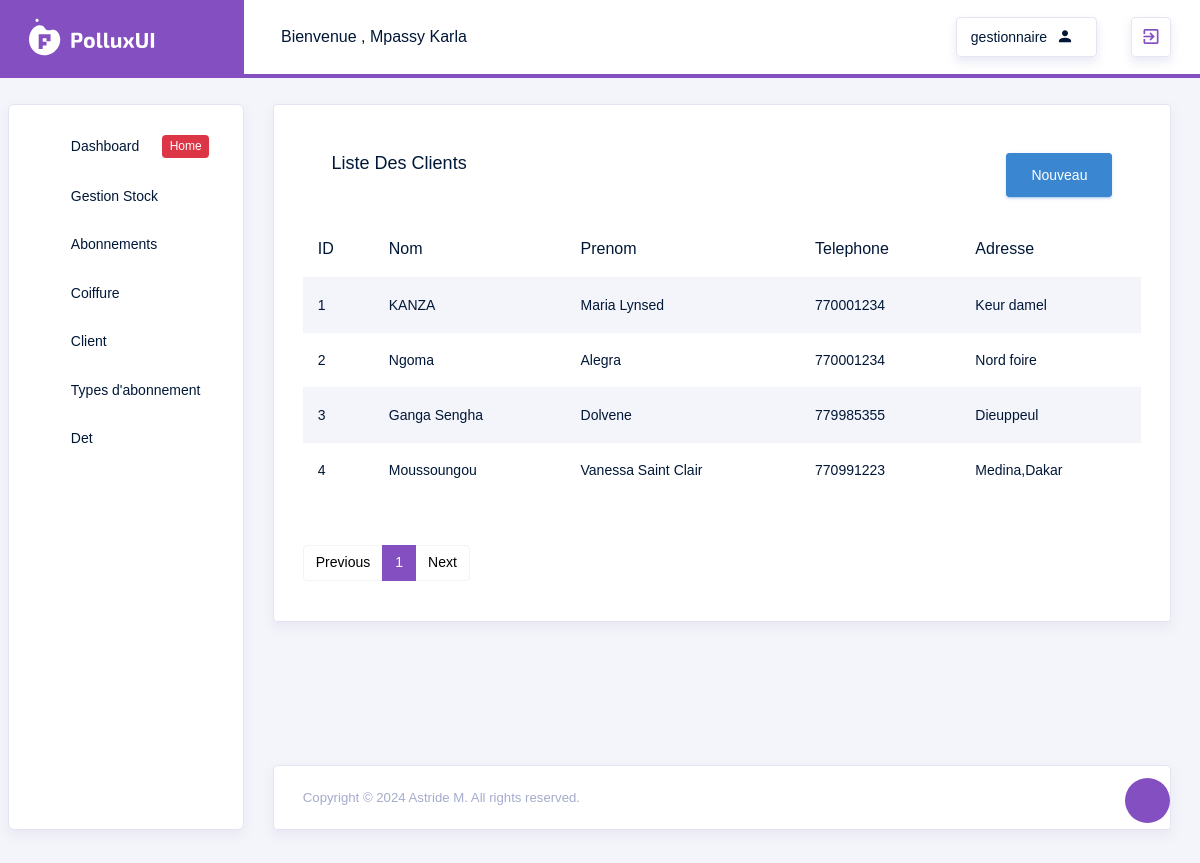
The app's page /Client/List (signed in) with its own data.
### src/models.py (models this page shows, shortened)
class User(db.Model, UserMixin):
    id = db.Column(db.Integer, primary_key=True, autoincrement=True)
    login = db.Column(db.String(100), unique=True, nullable=False)
    password = db.Column(db.String(128), nullable=False)
    nom = db.Column(db.String(100), nullable=False)
    prenom = db.Column(db.String(100), nullable=False)
    telephone = db.Column(db.String(100), nullable=False)
    adresse = db.Column(db.String(250), nullable=False)
    role_id = db.Column(db.Integer, db.ForeignKey('role.id'), nullable=False)
    role = db.relationship('Role', backref=db.backref('users', lazy=True))

class Role(db.Model):
    id = db.Column(db.Integer, primary_key=True, autoincrement=True)
    name = db.Column(db.String(50), unique=True, nullable=False)

class Client(db.Model):
    id = db.Column(db.Integer, primary_key=True, autoincrement=True)
    nom = db.Column(db.String(100), nullable=False)
    prenom = db.Column(db.String(100), nullable=False)
    telephone = db.Column(db.String(100), nullable=False)
    adresse = db.Column(db.String(250), nullable=False)

### src/routes/gestionnaire_routes.py (the view)
@app.route('/Client/List')
@login_required
def ListClient():
    page = request.args.get('page', 1, type=int)  # Récupérer le numéro de page depuis les paramètres de requête, par défaut 1
    clients = Client.query.paginate(page=page, per_page=10)  # Paginer les résultats, 10 éléments par page
    return render_template('gestionnaire/client/ListClient.html', clients=clients)

### src/routes/auth_routes.py (called while the page is built)
@login_manager.user_loader
def load_user(user_id):
        return User.query.get(int(user_id))

### src/templates/gestionnaire/client/ListClient.html (shortened to what this page needs)
{% extends "layouts/base.html" %}
{% block content %}
<div class="row">
    <div class="col-md-12">
        <div class="card">
            <div class="card-body">
                <div class="card-body d-flex align-items-center">
                    <h4 class="card-title flex-grow-1">Liste des clients</h4>
                    <a href="{{ url_for('AddClient') }}" class="btn btn-info ml-auto">Nouveau</a>
                </div>
                <div class="table-responsive mb-5">
                    <table class="table table-hover table-striped">
                        <thead>
                            <tr>
                                <th>ID</th>
                                <th>Nom</th>
                                <th>Prenom</th>
                                <th>Telephone</th>
                                <th>Adresse</th>
                            </tr>
                        </thead>
                        <tbody>
                            {% for client in clients %}
                            <tr>
                                <td>{{ client.id }}</td>
                                <td>{{ client.nom }}</td>
                                <td>{{ client.prenom }}</td>
                                <td>{{ client.telephone }}</td>
                                <td>{{ client.adresse }}</td>
                            </tr>
                            {% endfor %}
                        </tbody>
                    </table>
                </div>
                 <nav aria-label="Page navigation example mt-4">
                    <ul class="pagination">
                      {% if clients.has_prev %}
                        <li class="page-item"><a class="page-link" href="{{ url_for('ListClient', page=clients.prev_num) }}">Previous</a></li>
                      {% else %}
                        <li class="page-item disabled"><span class="page-link">Previous</span></li>
                      {% endif %}
                      {% for page_num in clients.iter_pages() %}
                        {% if page_num %}
                          {% if clients.page == page_num %}
                            <li class="page-item active" aria-current="page"><span class="page-link">{{ page_num }}</span></li>
                          {% else %}
                            <li class="page-item"><a class="page-link" href="{{ url_for('ListClient', page=page_num) }}">{{ page_num }}</a></li>
                          {% endif %}
                        {% else %}
                          <li class="page-item disabled"><span class="page-link">...</span></li>
                        {% endif %}
                      {% endfor %}
                      {% if clients.has_next %}
                        <li class="page-item"><a class="page-link" href="{{ url_for('ListClient', page=clients.next_num) }}">Next</a></li>
                      {% else %}
                        <li class="page-item disabled"><span class="page-link">Next</span></li>
                      {% endif %}
                    </ul>
                </nav>
            </div>
        </div>
    </div>
</div>
{% endblock %}

### src/templates/layouts/base.html (shortened to what this page needs)
<!DOCTYPE html>
<html lang="en">
<head>
  <link rel="stylesheet" href="https://cdn.jsdelivr.net/npm/bootstrap@4.6.2/dist/css/bootstrap.min.css">
    <link rel="stylesheet" href="{{ url_for('static', filename='template/vendors/typicons/typicons.css') }}">
    <link rel="stylesheet" href="{{ url_for('static', filename='template/vendors/css/vendor.bundle.base.css') }}">
    <link rel="stylesheet" href="{{ url_for('static', filename='template/css/vertical-layout-light/style.css') }}">
    <link rel="stylesheet" href="https://cdnjs.cloudflare.com/ajax/libs/MaterialDesign-Webfont/7.4.47/css/materialdesignicons.min.css">
    <link href="https://cdn.jsdelivr.net/npm/select2@4.1.0-rc.0/dist/css/select2.min.css" rel="stylesheet" />
</head>
<body>
  <div class="container-scroller">
    <nav class="navbar col-lg-12 col-12 p-0 fixed-top d-flex flex-row">
      <div class="navbar-brand-wrapper d-flex justify-content-center">
        <div class="navbar-brand-inner-wrapper d-flex justify-content-between align-items-center w-100">
          <a class="navbar-brand brand-logo" href="#"><img src="images/logo.svg" alt="logo"/></a>
          <button class="navbar-toggler navbar-toggler align-self-center" type="button" data-toggle="minimize">
            <span class="typcn typcn-th-menu"></span>
          </button>
        </div>
      </div>
      <div class="navbar-menu-wrapper d-flex align-items-center justify-content-end">
        <ul class="navbar-nav mr-lg-2">
          <li class="nav-item nav-profile dropdown">
            <a class="nav-link" href="#" data-toggle="dropdown" id="profileDropdown">
              <span class="nav-profile-name">Bienvenue , {{ current_user.nom}} {{current_user.prenom}}</span>
            </a>
          </li>
        </ul>
        <ul class="navbar-nav navbar-nav-right">
          <li class="nav-item nav-date dropdown">
            <a class="nav-link d-flex justify-content-center align-items-center" href="javascript:;">
              <h6 class="date mb-0"> {{current_user.role.name}}</h6>
              <i class="mdi mdi-account"></i>
            </a>
          </li>
          <li class="nav-item dropdown">
            <a class="nav-link count-indicator d-flex justify-content-center align-items-center" id="messageDropdown" href="{{ url_for('logout')}}" >
              <i class="mdi mdi-exit-to-app text-primary"></i>
            </a>
          </li>
        </ul>
      </div>
    </nav>
    <div class="container-fluid page-body-wrapper">
      <div class="theme-setting-wrapper">
        <div id="settings-trigger"><i class="typcn typcn-cog-outline"></i></div>
      </div>
      <nav class="sidebar sidebar-offcanvas" id="sidebar">
        <ul class="nav">
          <li class="nav-item">
            <a class="nav-link" href="{{ url_for('ListerArticle') }}">
              <i class="typcn typcn-device-desktop menu-icon"></i>
              <span class="menu-title">Dashboard</span>
              <div class="badge badge-danger">Home</div>
            </a>
          </li>
          {% if current_user.is_authenticated and current_user.role.name == 'gestionnaire' %}
          <li class="nav-item">
            <a class="nav-link" data-toggle="collapse" href="#article" aria-expanded="false" aria-controls="ui-basic">
              <i class="typcn typcn-document-text menu-icon"></i>
              <span class="menu-title">Gestion Stock </span>
              <i class="menu-arrow"></i>
            </a>
          </li>
          <li class="nav-item">
            <a class="nav-link" data-toggle="collapse" href="#abo" aria-expanded="false" aria-controls="form-elements">
              <i class="typcn typcn-film menu-icon"></i>
              <span class="menu-title">Abonnements</span>
              <i class="menu-arrow"></i>
            </a>
          </li>
          <li class="nav-item">
            <a class="nav-link" data-toggle="collapse" href="#coiffure" aria-expanded="false" aria-controls="charts">
              <i class="typcn typcn-chart-pie-outline menu-icon"></i>
              <span class="menu-title">Coiffure</span>
              <i class="menu-arrow"></i>
            </a>
          </li>
          <li class="nav-item">
            <a class="nav-link" data-toggle="collapse" href="#clients" aria-expanded="false" aria-controls="tables">
              <i class="typcn typcn-th-small-outline menu-icon"></i>
              <span class="menu-title">Client</span>
              <i class="menu-arrow"></i>
            </a>
          </li>
          <li class="nav-item">
            <a class="nav-link" data-toggle="collapse" href="#icons" aria-expanded="false" aria-controls="icons">
              <i class="typcn typcn-compass menu-icon"></i>
              <span class="menu-title">Types d'abonnement</span>
              <i class="menu-arrow"></i>
            </a>
          </li>
          {% endif %}
          <li class="nav-item">
            <a class="nav-link" href="#">
              <i class="typcn typcn-mortar-board menu-icon"></i>
              <span class="menu-title">Det</span>
            </a>
          </li>
        </ul>
      </nav>
      <div class="main-panel">
        <div class="content-wrapper">
            {% block content %}{% endblock %}
        </div>
        <footer class="footer">
            <div class="card">
                <div class="card-body">
                    <div class="d-sm-flex justify-content-center justify-content-sm-between">
                        <span class="text-muted text-center text-sm-left d-block d-sm-inline-block">Copyright © 2024 Astride M. All rights reserved.</span>
                    </div>
                </div>
            </div>
        </footer>
      </div>
    </div>
  </div>
</body>
</html>

### records on screen
User: nom "Mpassy", prenom "Karla"
Role: role.name "gestionnaire"
Client: id "1", nom "KANZA", prenom "Maria Lynsed", telephone "770001234", adresse "Keur damel"
Client: id "2", nom "Ngoma", prenom "Alegra", telephone "770001234", adresse "Nord foire"
Client: id "3", nom "Ganga Sengha", prenom "Dolvene", telephone "779985355", adresse "Dieuppeul"
Client: id "4", nom "Moussoungou", prenom "Vanessa Saint Clair", telephone "770991223", adresse "Medina,Dakar"

### other values on screen
{{ page_num }} "1"
